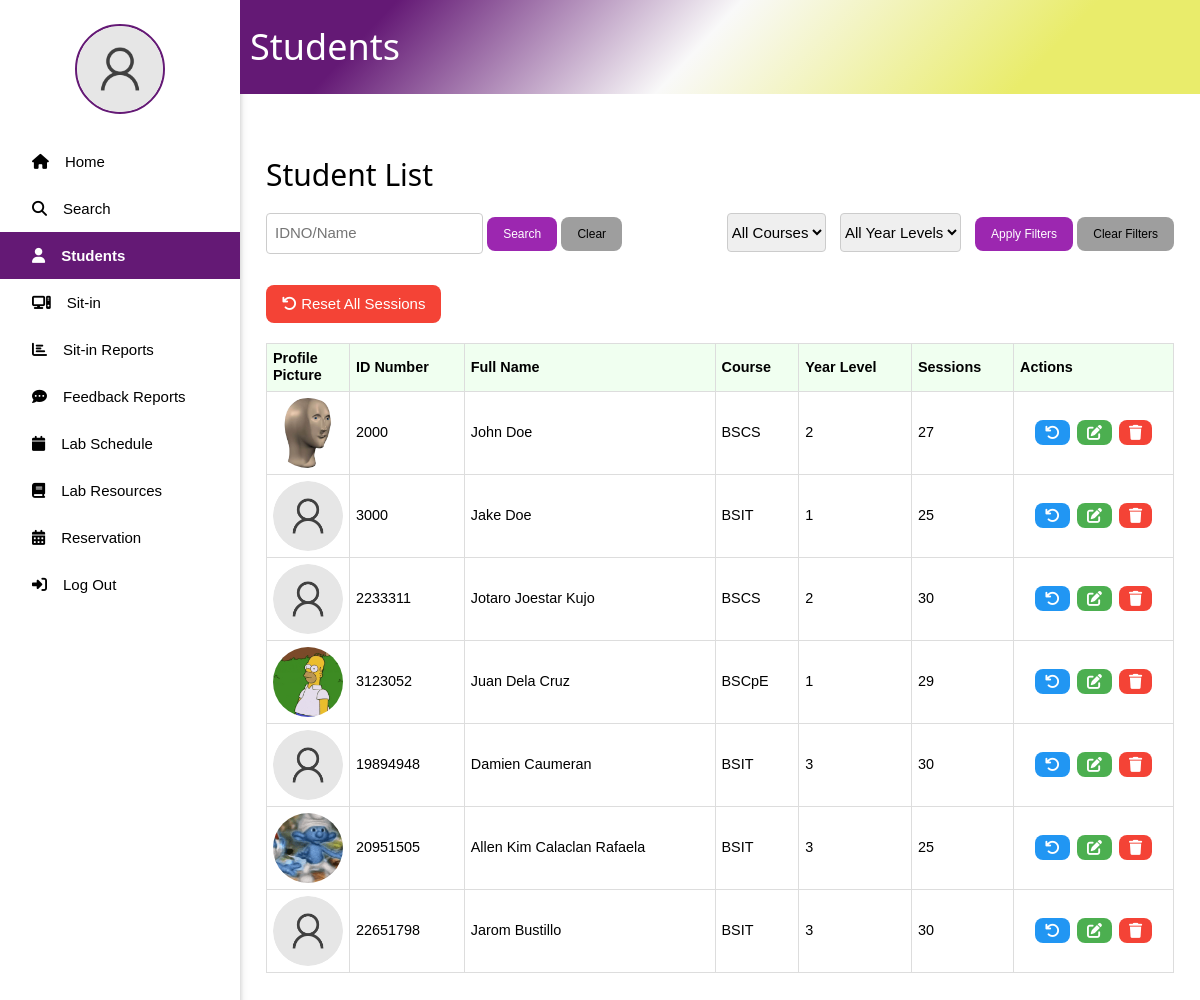
The app's page /list.php (signed in), older data.
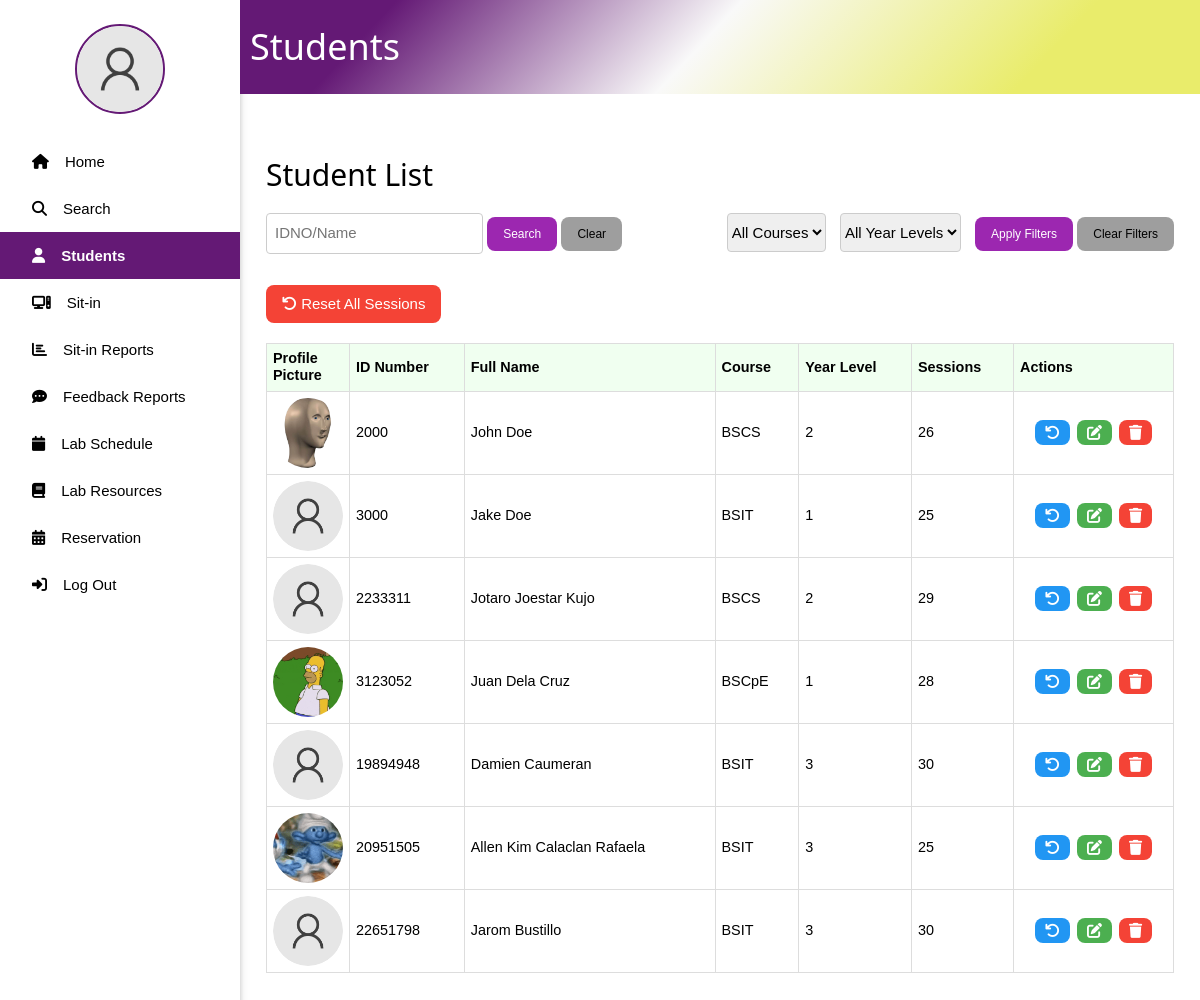
The same page, newer data.
### tables this page shows
CREATE TABLE `user` (
  `ID` int(11) NOT NULL,
  `IDNO` int(11) NOT NULL,
  `LASTNAME` varchar(30) NOT NULL,
  `FIRSTNAME` varchar(30) NOT NULL,
  `MIDDLENAME` varchar(30) DEFAULT NULL,
  `COURSE` varchar(30) NOT NULL,
  `YEAR_LEVEL` int(11) NOT NULL,
  `USERNAME` varchar(30) NOT NULL,
  `PASSWORD` varchar(255) NOT NULL,
  `PROFILE_PIC` varchar(255) NOT NULL DEFAULT 'images/default_pic.png',
  `SESSION_COUNT` int(11) DEFAULT 30,
  `POINTS` int(11) DEFAULT 0
);

### list.php (the view, shortened to what the changed rows need)
<?php
include 'connect.php';
$sql_users = "SELECT IDNO, FIRSTNAME, MIDDLENAME, LASTNAME, COURSE, YEAR_LEVEL, PROFILE_PIC, SESSION_COUNT FROM user WHERE 1=1";
$result_users = $conn->query($sql_users);
$users = [];
if ($result_users->num_rows > 0) {
    while ($row = $result_users->fetch_assoc()) {
        $users[] = $row;
    }
}
?>
<!DOCTYPE html>
<html lang="en">
<head>
    <link rel="stylesheet" href="w3.css">
    <link rel="stylesheet" href="side_nav.css">
</head>
<body>
    <div style="margin-left:20%; z-index: 1; position: relative;">
        <div class="title_page w3-container" style="display: flex; align-items: center;">
            <h1 style="margin-left: 10px; color: #ffff;">Students</h1>
        </div>
        <div class="w3-container" style="margin: 5% 10px;">
            <h2 class="w3-margin-bottom">Student List</h2>
            <table class="user-table">
                <thead>
                    <tr>
                        <th>Profile Picture</th>
                        <th>ID Number</th>
                        <th>Full Name</th>
                        <th>Course</th>
                        <th>Year Level</th>
                        <th>Sessions</th>
                        <th>Actions</th>
                    </tr>
                </thead>
                <tbody>
                    <?php if (count($users) > 0) : ?>
                        <?php foreach ($users as $user) : ?>
                            <tr>
                                <td>
                                    <img src="<?php echo htmlspecialchars($user['PROFILE_PIC'] ? $user['PROFILE_PIC'] : 'images/default_pic.png'); ?>" alt="User Profile">
                                </td>
                                <td><?php echo htmlspecialchars($user['IDNO']); ?></td>
                                <td><?php echo htmlspecialchars($user['FIRSTNAME'] . ' ' . $user['MIDDLENAME'] . ' ' . $user['LASTNAME']); ?></td>
                                <td><?php echo htmlspecialchars($user['COURSE']); ?></td>
                                <td><?php echo htmlspecialchars($user['YEAR_LEVEL']); ?></td>
                                <td><?php echo htmlspecialchars($user['SESSION_COUNT']); ?></td>
                                <td class="action-buttons">
                                    <div class="w3-bar">
                                        <form method="POST" style="display: inline-block;" onsubmit="return confirm('Are you sure you want to reset the session count for this user?');">
                                            <button type="submit" class="w3-button w3-blue w3-round-large w3-small" style="margin-right: 5px;" title="Reset Session">
                                                <i class="fa-solid fa-arrow-rotate-left"></i>
                                            </button>
                                        </form>
                                        <button class="w3-button w3-green w3-round-large w3-small" style="margin-right: 5px;" onclick="window.location.href='edit_user.php?id=<?php echo htmlspecialchars($user['IDNO']); ?>'" title="Edit User">
                                            <i class="fa-solid fa-edit"></i>
                                        </button>
                                        <form method="POST" style="display: inline-block;" onsubmit="return confirm('Are you sure you want to delete this user? This action cannot be undone.');">
                                            <button type="submit" class="w3-button w3-red w3-round-large w3-small" title="Delete User">
                                                <i class="fa-solid fa-trash"></i>
                                            </button>
                                        </form>
                                    </div>
                                </td>
                            </tr>
                        <?php endforeach; ?>
                    <?php else : ?>
                        <tr>
                            <td colspan="8">No users found.</td>
                        </tr>
                    <?php endif; ?>
                </tbody>
            </table>
        </div>
    </div>
</body>
</html>

Row changes from the older to the newer data that the page shows:
changed user "John Doe": SESSION_COUNT "27" → "26"
changed user "Jotaro Joestar Kujo": SESSION_COUNT "30" → "29"
changed user "Juan Dela Cruz": SESSION_COUNT "29" → "28"
